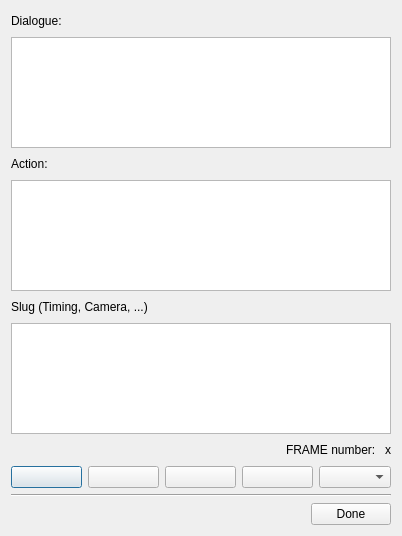
<?xml version="1.0" encoding="UTF-8"?>
<ui version="4.0">
 <class>FrameCommentDialog</class>
 <widget class="QDialog" name="FrameCommentDialog">
  <property name="geometry">
   <rect>
    <x>0</x>
    <y>0</y>
    <width>402</width>
    <height>536</height>
   </rect>
  </property>
  <property name="windowTitle">
   <string>Dialog</string>
  </property>
  <layout class="QVBoxLayout" name="verticalLayout">
   <item>
    <layout class="QHBoxLayout" name="horizontalLayout">
     <item>
      <widget class="QLabel" name="labelDialogue">
       <property name="text">
        <string>Dialogue:</string>
       </property>
      </widget>
     </item>
     <item>
      <spacer name="horizontalSpacer">
       <property name="orientation">
        <enum>Qt::Horizontal</enum>
       </property>
       <property name="sizeHint" stdset="0">
        <size>
         <width>40</width>
         <height>20</height>
        </size>
       </property>
      </spacer>
     </item>
    </layout>
   </item>
   <item>
    <widget class="QPlainTextEdit" name="textEditDialogue"/>
   </item>
   <item>
    <layout class="QHBoxLayout" name="horizontalLayout_2">
     <item>
      <widget class="QLabel" name="labelAction">
       <property name="text">
        <string>Action:</string>
       </property>
      </widget>
     </item>
     <item>
      <spacer name="horizontalSpacer_2">
       <property name="orientation">
        <enum>Qt::Horizontal</enum>
       </property>
       <property name="sizeHint" stdset="0">
        <size>
         <width>40</width>
         <height>20</height>
        </size>
       </property>
      </spacer>
     </item>
    </layout>
   </item>
   <item>
    <widget class="QPlainTextEdit" name="textEditAction"/>
   </item>
   <item>
    <layout class="QHBoxLayout" name="horizontalLayout_3">
     <item>
      <widget class="QLabel" name="labelSlug">
       <property name="text">
        <string>Slug (Timing, Camera, ...)</string>
       </property>
      </widget>
     </item>
     <item>
      <spacer name="horizontalSpacer_3">
       <property name="orientation">
        <enum>Qt::Horizontal</enum>
       </property>
       <property name="sizeHint" stdset="0">
        <size>
         <width>40</width>
         <height>20</height>
        </size>
       </property>
      </spacer>
     </item>
    </layout>
   </item>
   <item>
    <widget class="QPlainTextEdit" name="textEditSlug"/>
   </item>
   <item>
    <layout class="QHBoxLayout" name="horizontalLayout_4">
     <item>
      <spacer name="horizontalSpacer_4">
       <property name="orientation">
        <enum>Qt::Horizontal</enum>
       </property>
       <property name="sizeHint" stdset="0">
        <size>
         <width>40</width>
         <height>20</height>
        </size>
       </property>
      </spacer>
     </item>
     <item>
      <widget class="QLabel" name="labFrameText">
       <property name="text">
        <string>FRAME number: </string>
       </property>
      </widget>
     </item>
     <item>
      <widget class="QLabel" name="labFrameNumber">
       <property name="text">
        <string>x</string>
       </property>
      </widget>
     </item>
    </layout>
   </item>
   <item>
    <layout class="QHBoxLayout" name="horizontalLayout_5">
     <item>
      <widget class="QPushButton" name="btnFirstFrame">
       <property name="toolTip">
        <string>First frame</string>
       </property>
       <property name="text">
        <string/>
       </property>
       <property name="icon">
        <iconset resource="../data/app.qrc">
         <normaloff>:/icons/controls/startplay.png</normaloff>:/icons/controls/startplay.png</iconset>
       </property>
      </widget>
     </item>
     <item>
      <widget class="QPushButton" name="btnPreviousFrame">
       <property name="toolTip">
        <string>Previous frame</string>
       </property>
       <property name="text">
        <string/>
       </property>
       <property name="icon">
        <iconset resource="../data/app.qrc">
         <normaloff>:/icons/controls/previous.png</normaloff>:/icons/controls/previous.png</iconset>
       </property>
      </widget>
     </item>
     <item>
      <widget class="QPushButton" name="btnNextFrame">
       <property name="toolTip">
        <string>Next frame</string>
       </property>
       <property name="text">
        <string/>
       </property>
       <property name="icon">
        <iconset resource="../data/app.qrc">
         <normaloff>:/icons/controls/play.png</normaloff>:/icons/controls/play.png</iconset>
       </property>
      </widget>
     </item>
     <item>
      <widget class="QPushButton" name="btnLastFrame">
       <property name="toolTip">
        <string>Last frame</string>
       </property>
       <property name="text">
        <string/>
       </property>
       <property name="icon">
        <iconset resource="../data/app.qrc">
         <normaloff>:/icons/controls/endplay.png</normaloff>:/icons/controls/endplay.png</iconset>
       </property>
      </widget>
     </item>
     <item>
      <widget class="QComboBox" name="comboBoxLayers"/>
     </item>
    </layout>
   </item>
   <item>
    <widget class="Line" name="line">
     <property name="orientation">
      <enum>Qt::Horizontal</enum>
     </property>
    </widget>
   </item>
   <item>
    <layout class="QHBoxLayout" name="horizontalLayout_6">
     <item>
      <spacer name="horizontalSpacer_5">
       <property name="orientation">
        <enum>Qt::Horizontal</enum>
       </property>
       <property name="sizeHint" stdset="0">
        <size>
         <width>40</width>
         <height>20</height>
        </size>
       </property>
      </spacer>
     </item>
     <item>
      <widget class="QPushButton" name="btnDone">
       <property name="text">
        <string>Done</string>
       </property>
      </widget>
     </item>
    </layout>
   </item>
  </layout>
 </widget>
 <resources>
  <include location="../data/app.qrc"/>
 </resources>
 <connections/>
</ui>
